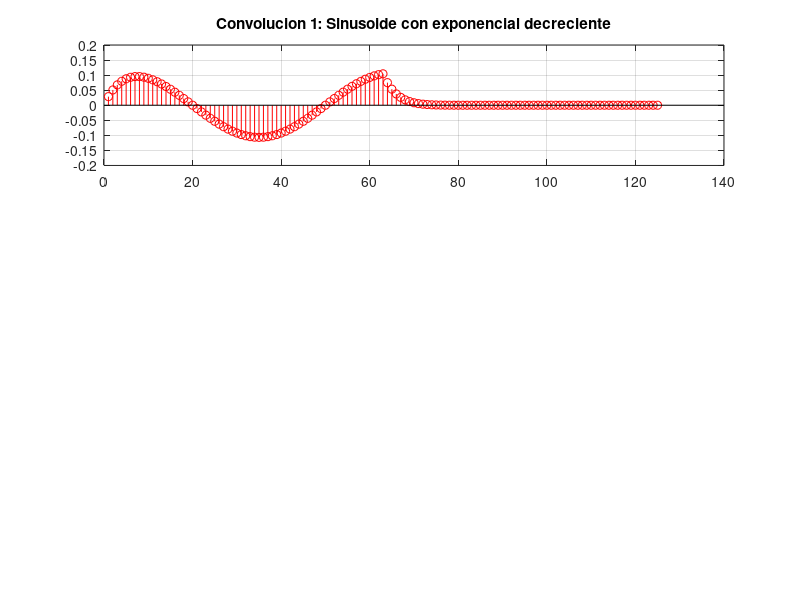
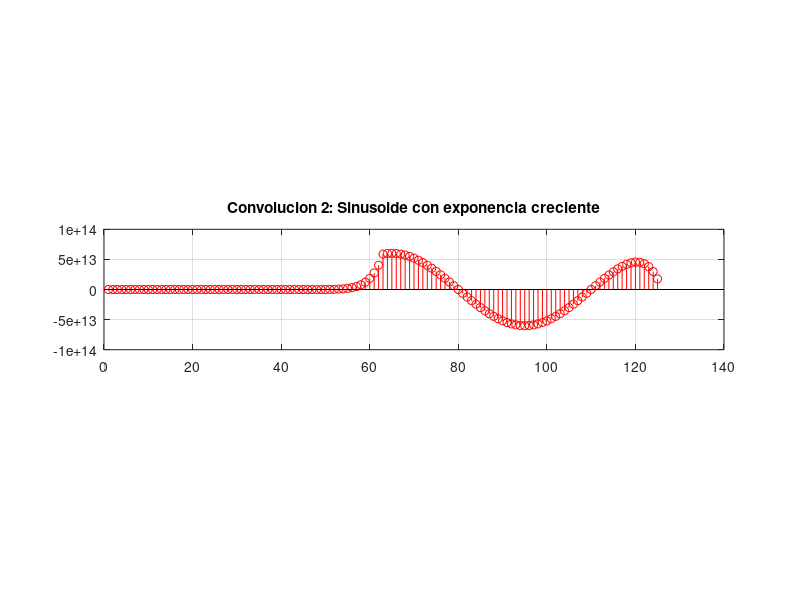
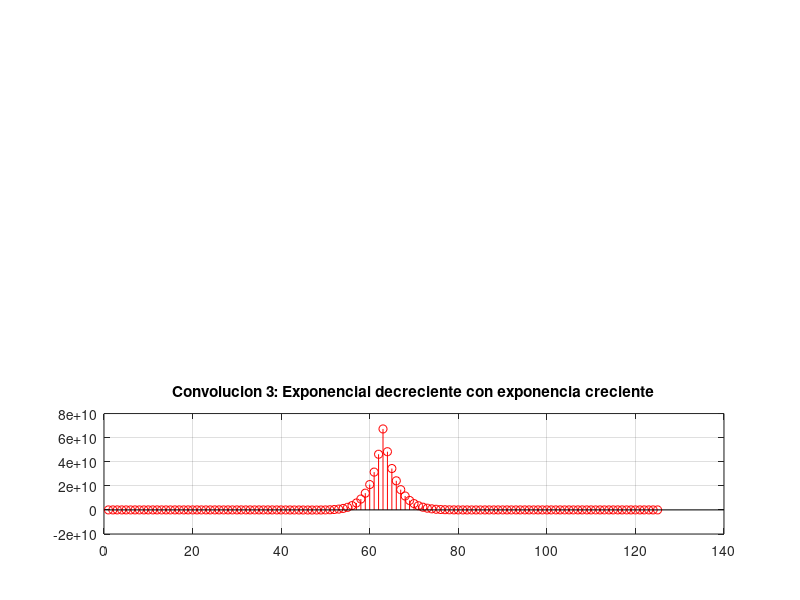
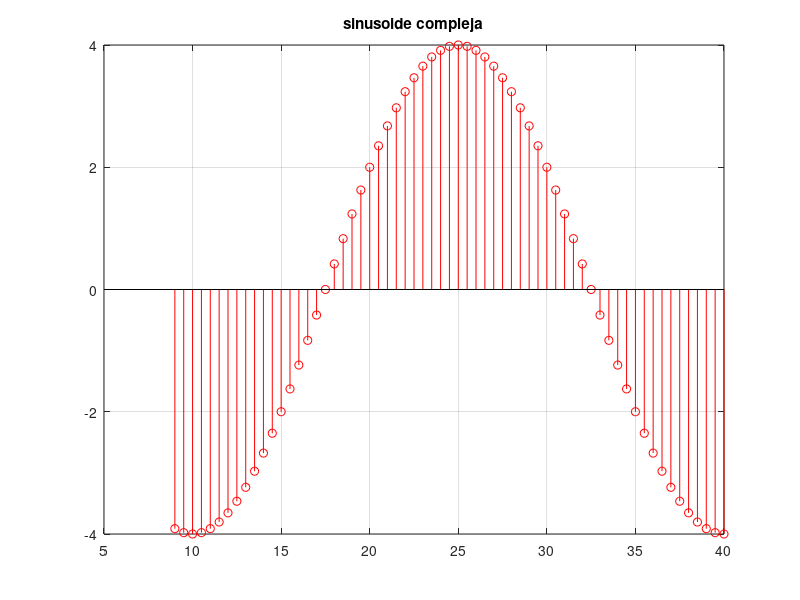

Here is the MATLAB script that generated these plots, in order:
#Determine la parte real e imaginaria de la secuencia
#de la secuencia resultante de la convolucion de dos 
#secuencias complejas
#x[n] = x1[n] + jx2[n] e y[n] = y1[n] + jy2[n]

clear;clc;clf;
modA =4;
faseA=pi/3;
moda=1 ;
modb=0.5;
modc=2;
fasea=pi/15;
n0=9;n1=40;
n =n0:0.5:n1;
x=(modA).*(moda.^n).*(cos((fasea*n)+faseA)+j*sin((fasea*n)+faseA))
x1=(modA).*(modb.^n).*(cos((fasea*n)+faseA)+j*sin((fasea*n)+faseA));
x2=(modA).*(modc.^n).*(cos((fasea*n)+faseA)+j*sin((fasea*n)+faseA));
w = conv (x, x1)
figure (1);
subplot (3,1,1);
stem ( w, 'r')
title ('Convolucion 1: Sinusoide con exponencial decreciente')
grid on;
figure (2);
w = conv (x, x2)
subplot (3,1,2);
stem ( w, 'r')
title ('Convolucion 2: Sinusoide con exponencia creciente')
grid on;
w = conv (x1, x2)
figure (3);
subplot (3,1,3);
stem ( w, 'r')
title ('Convolucion 3: Exponencial decreciente con exponencia creciente')
grid on;

figure(4);
stem(n,x,'r');
title('sinusoide compleja')
grid on;
figure(5);
stem(n,x1,'g');
title('exponencial decreciente')
grid on;
figure(6);
stem(n,x2,'b');
title(' exponencial creciente')
grid on;